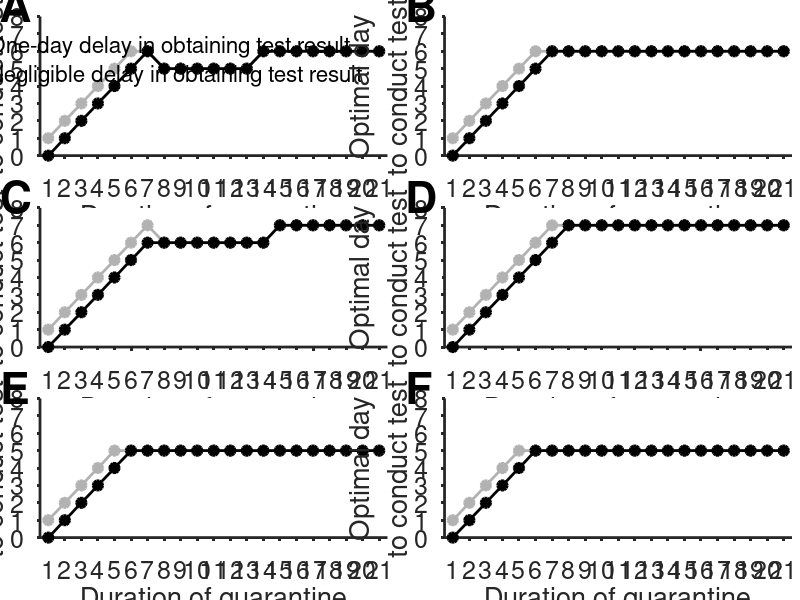

Source code (MATLAB):
%Produces the plot of the optimal testing day
clear;
close all;
load('TestingonDayt_21DayQ.mat')
DTest=zeros(21,1);
DCT=zeros(21,1);

DTestDelay=zeros(21,1);
DCTDelay=zeros(21,1);

tL=2.9; % Baseline latent period

for ii=1:21
    IDSLT=IDSL(tLv==tL);
    RTotT=RTot(tLv==tL);
    qmmt=qmm(tLv==tL);
    dtmmt=dtmm(tLv==tL);
    f=find(qmmt==ii);
    fc=find(qmmt==ii);
    temp=zeros(ii+1,1);
    temp2=zeros(ii+1,1);
    for jj=0:ii
        ft=find(dtmmt(f)==jj);
        temp(jj+1)=IDSLT(f(ft));
        ft=find(dtmmt(fc)==jj);
        temp2(jj+1)=RTotT(fc(ft));
    end
    DTest(ii)=find(temp==min(temp),1)-1;
    DCT(ii)=find(temp2==min(temp2),1)-1;
    
    
    temp=zeros(ii,1);
    temp2=zeros(ii,1);
    for jj=0:(ii-1)
        ft=find(dtmmt(f)==jj);
        temp(jj+1)=IDSLT(f(ft));
        ft=find(dtmmt(fc)==jj);
        temp2(jj+1)=RTotT(fc(ft));
    end
    DTestDelay(ii)=find(temp==min(temp),1)-1;
    DCTDelay(ii)=find(temp2==min(temp2),1)-1;
end

figure('units','normalized','outerposition',[0 0 1 1]);
subplot('Position',[0.05,0.740628166160081,0.434327731092437,0.231925025329279]);
p2=plot([1:21],DTest,'-o','color',[0.7 0.7 0.7],'linewidth',2,'MarkerFaceColor',[0.7 0.7 0.7],'Markersize',7); hold on
p1=plot([1:21],DTestDelay,'-ok','linewidth',2,'MarkerFaceColor','k','Markersize',7); hold on
legend([p1 p2],{'One-day delay in obtaining test result','Negligible delay in obtaining test result'},'Position',[0.259628857316381,0.776306916251781,0.220588229518353,0.059270515086803])
legend boxoff
xlabel('Duration of quarantine','Fontsize',20);
ylabel({'Optimal day','to conduct test'},'Fontsize',20);
ylim([0 8]);
xlim([0.5 21.5]);
set(gca,'LineWidth',2,'tickdir','out','XTick',[1:21],'Fontsize',18,'YTick',[0:1:10]);
box off;
text(-1.876805229175696,7.714078882843338,'A','Fontsize',32,'FontWeight','bold','VerticalAlignment','baseline');

subplot('Position',[0.555672268907563,0.740628166160081,0.434327731092437,0.231925025329279]);
p2=plot([1:21],DCT,'-o','color',[0.7 0.7 0.7],'linewidth',2,'MarkerFaceColor',[0.7 0.7 0.7],'Markersize',7); hold on
p1=plot([1:21],DCTDelay,'-ok','linewidth',2,'MarkerFaceColor','k','Markersize',7); hold on

xlabel('Duration of quarantine','Fontsize',20);
ylabel({'Optimal day','to conduct test'},'Fontsize',20);
ylim([0 8]);
xlim([0.5 21.5]);
set(gca,'LineWidth',2,'tickdir','out','XTick',[1:21],'Fontsize',18,'YTick',[0:1:10]);
box off;
text(-1.876805229175696,7.714078882843338,'B','Fontsize',32,'FontWeight','bold','VerticalAlignment','baseline');


load('TestingonDayt_21DayQ.mat')
DTest=zeros(21,1);
DCT=zeros(21,1);

%%%%%%%%%%%%%%%%%%%%%%%%%%%%%%%%%%%%%%%%%%%%%%%%%%%%%%%%%%%%%5
% Shorter latent period
%%%%%%%%%%%%%%%%%%%%%%%%%%%%%%%%%%%%%%%%%%%%%%%%%%%%%%%%%%%%%5

tL=1.9; % shorter latent period

for ii=1:21
    IDSLT=IDSL(tLv==tL);
    RTotT=RTot(tLv==tL);
    qmmt=qmm(tLv==tL);
    dtmmt=dtmm(tLv==tL);
    f=find(qmmt==ii);
    fc=find(qmmt==ii);
    temp=zeros(ii+1,1);
    temp2=zeros(ii+1,1);
    for jj=0:ii
        ft=find(dtmmt(f)==jj);
        temp(jj+1)=IDSLT(f(ft));
        ft=find(dtmmt(fc)==jj);
        temp2(jj+1)=RTotT(fc(ft));
    end
    DTest(ii)=find(temp==min(temp),1)-1;
    DCT(ii)=find(temp2==min(temp2),1)-1;
    
    
    temp=zeros(ii,1);
    temp2=zeros(ii,1);
    for jj=0:(ii-1)
        ft=find(dtmmt(f)==jj);
        temp(jj+1)=IDSLT(f(ft));
        ft=find(dtmmt(fc)==jj);
        temp2(jj+1)=RTotT(fc(ft));
    end
    DTestDelay(ii)=find(temp==min(temp),1)-1;
    DCTDelay(ii)=find(temp2==min(temp2),1)-1;
end

subplot('Position',[0.05,0.4216,0.434327731092437,0.231925025329279]);
p2=plot([1:21],DTest,'-o','color',[0.7 0.7 0.7],'linewidth',2,'MarkerFaceColor',[0.7 0.7 0.7],'Markersize',7); hold on
p1=plot([1:21],DTestDelay,'-ok','linewidth',2,'MarkerFaceColor','k','Markersize',7); hold on


xlabel('Duration of quarantine','Fontsize',20);
ylabel({'Optimal day','to conduct test'},'Fontsize',20);
ylim([0 8]);
xlim([0.5 21.5]);
set(gca,'LineWidth',2,'tickdir','out','XTick',[1:21],'Fontsize',18,'YTick',[0:1:10]);
box off;
text(-1.876805229175696,7.714078882843338,'C','Fontsize',32,'FontWeight','bold','VerticalAlignment','baseline');

subplot('Position',[0.555672268907563,0.4216,0.434327731092437,0.231925025329279]);
p2=plot([1:21],DCT,'-o','color',[0.7 0.7 0.7],'linewidth',2,'MarkerFaceColor',[0.7 0.7 0.7],'Markersize',7); hold on
p1=plot([1:21],DCTDelay,'-ok','linewidth',2,'MarkerFaceColor','k','Markersize',7); hold on


xlabel('Duration of quarantine','Fontsize',20);
ylabel({'Optimal day','to conduct test'},'Fontsize',20);
ylim([0 8]);
xlim([0.5 21.5]);
set(gca,'LineWidth',2,'tickdir','out','XTick',[1:21],'Fontsize',18,'YTick',[0:1:10]);
box off;
text(-1.876805229175696,7.714078882843338,'D','Fontsize',32,'FontWeight','bold','VerticalAlignment','baseline');

load('TestingonDayt_21DayQ.mat')
DTest=zeros(21,1);
DCT=zeros(21,1);


%%%%%%%%%%%%%%%%%%%%%%%%%%%%%%%%%%%%%%%%%%%%%%%%%%%%%%%%%%%%%5
% Longer latent period
%%%%%%%%%%%%%%%%%%%%%%%%%%%%%%%%%%%%%%%%%%%%%%%%%%%%%%%%%%%%%5
tL=3.9; % longer latent period

for ii=1:21
    IDSLT=IDSL(tLv==tL);
    RTotT=RTot(tLv==tL);
    qmmt=qmm(tLv==tL);
    dtmmt=dtmm(tLv==tL);
    f=find(qmmt==ii);
    fc=find(qmmt==ii);
    temp=zeros(ii+1,1);
    temp2=zeros(ii+1,1);
    for jj=0:ii
        ft=find(dtmmt(f)==jj);
        temp(jj+1)=IDSLT(f(ft));
        ft=find(dtmmt(fc)==jj);
        temp2(jj+1)=RTotT(fc(ft));
    end
    DTest(ii)=find(temp==min(temp),1)-1;
    DCT(ii)=find(temp2==min(temp2),1)-1;
    
    
    temp=zeros(ii,1);
    temp2=zeros(ii,1);
    for jj=0:(ii-1)
        ft=find(dtmmt(f)==jj);
        temp(jj+1)=IDSLT(f(ft));
        ft=find(dtmmt(fc)==jj);
        temp2(jj+1)=RTotT(fc(ft));
    end
    DTestDelay(ii)=find(temp==min(temp),1)-1;
    DCTDelay(ii)=find(temp2==min(temp2),1)-1;
end

subplot('Position',[0.05,0.104,0.434327731092437,0.231925025329279]);
p2=plot([1:21],DTest,'-o','color',[0.7 0.7 0.7],'linewidth',2,'MarkerFaceColor',[0.7 0.7 0.7],'Markersize',7); hold on
p1=plot([1:21],DTestDelay,'-ok','linewidth',2,'MarkerFaceColor','k','Markersize',7); hold on
xlabel('Duration of quarantine','Fontsize',20);
ylabel({'Optimal day','to conduct test'},'Fontsize',20);
ylim([0 8]);
xlim([0.5 21.5]);
set(gca,'LineWidth',2,'tickdir','out','XTick',[1:21],'Fontsize',18,'YTick',[0:1:10]);
box off;
text(-1.876805229175696,7.714078882843338,'E','Fontsize',32,'FontWeight','bold','VerticalAlignment','baseline');

subplot('Position',[0.555672268907563,0.104,0.434327731092437,0.231925025329279]);
p2=plot([1:21],DCT,'-o','color',[0.7 0.7 0.7],'linewidth',2,'MarkerFaceColor',[0.7 0.7 0.7],'Markersize',7); hold on
p1=plot([1:21],DCTDelay,'-ok','linewidth',2,'MarkerFaceColor','k','Markersize',7); hold on
xlabel('Duration of quarantine','Fontsize',20);
ylabel({'Optimal day','to conduct test'},'Fontsize',20);
ylim([0 8]);
xlim([0.5 21.5]);
set(gca,'LineWidth',2,'tickdir','out','XTick',[1:21],'Fontsize',18,'YTick',[0:1:10]);
box off;
text(-1.876805229175696,7.714078882843338,'F','Fontsize',32,'FontWeight','bold','VerticalAlignment','baseline');



print(gcf,'FigureS4','-dpng','-r600');
